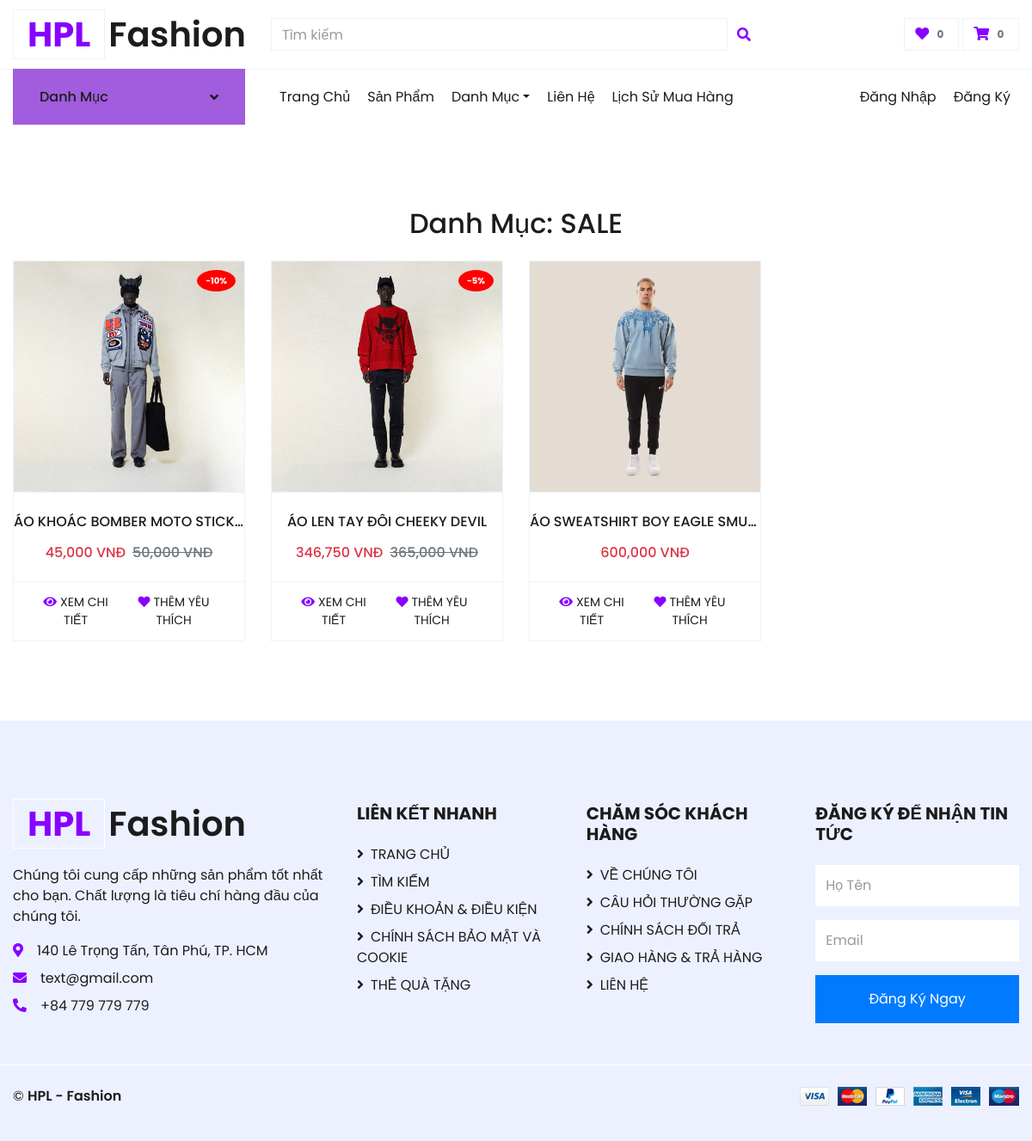
Screenshot of /views/collection.php?category_id=1 with the database file from the repository.
### tables this page shows
CREATE TABLE `categories` (
  `category_id` int NOT NULL,
  `category_name` varchar(255) NOT NULL,
  `category_image` varchar(250) NOT NULL
);

CREATE TABLE `products` (
  `product_id` int NOT NULL,
  `product_name` varchar(255) NOT NULL,
  `price` int NOT NULL,
  `category_id` int DEFAULT NULL,
  `image` varchar(255) DEFAULT NULL,
  `image2` varchar(255) DEFAULT NULL,
  `image3` varchar(255) DEFAULT NULL,
  `description` varchar(255) DEFAULT NULL,
  `type` varchar(50) DEFAULT NULL,
  `size` text,
  `discount` int DEFAULT '0'
);

### config/Database.php (called while the page is built, shortened)
<?php
class Database {
    private static $servername = "localhost";
    private static $username = "root";
    private static $password = "";
    private static $dbname = "shopthoitrang";
    private static $conn = null;
    public static function getConnection() {
        if (self::$conn === null) {
            self::$conn = new mysqli(self::$servername, self::$username, self::$password, self::$dbname);
        }
        return self::$conn;
    }
    public static function query($sql) {
        $conn = self::getConnection();
        return $conn->query($sql);
    }
}
?>

### views/collection.php (the view, shortened to what this page needs)
<?php
include('../config/database.php');
$category_id = isset($_GET['category_id']) ? (int)$_GET['category_id'] : 0;
$category_query = Database::query("SELECT category_name FROM categories WHERE category_id = $category_id");
$category = $category_query->fetch_array();
$category_name = $category['category_name'];
$product_query = Database::query("SELECT * FROM products WHERE category_id = $category_id");
?>
<!DOCTYPE html>
<html lang="en">
<head>
    <link href="https://cdnjs.cloudflare.com/ajax/libs/font-awesome/5.10.0/css/all.min.css" rel="stylesheet">
    <link href="lib/owlcarousel/assets/owl.carousel.min.css" rel="stylesheet">
    <link href="../css/style.css" rel="stylesheet">
</head>
<body>
    <?php include '../includes/header.php'; ?>
    <div class="container-fluid pt-5">
        <h2 class="text-center mb-4">Danh Mục: <?= $category_name ?></h2>
        <div class="row px-xl-5 pb-3">
            <?php if ($product_query->num_rows > 0): ?>
                <?php while ($product = $product_query->fetch_assoc()): ?>
                    <div class="col-lg-3 col-md-6 col-sm-12 pb-1">
                        <div class="card product-item border-0 mb-4">
                            <div class="card-header product-img position-relative overflow-hidden bg-transparent border p-0">
                                <?php $imagePath = (substr($product['image'], 0, 4) == 'http') ? $product['image'] : '../assets/img_product/' . $product['image']; ?>
                                <img class="img-fluid w-100" src="<?= $imagePath ?>" alt="<?= $product['product_name'] ?>">
                                <?php if ($product['discount'] > 0): ?>
                                    <div class="discount-badge position-absolute">
                                        -<?= $product['discount'] ?>%
                                    </div>
                                <?php endif; ?>
                            </div>
                            <div class="card-body border-left border-right text-center p-0 pt-4 pb-3">
                                <h6 class="text-truncate mb-3"><?= $product['product_name'] ?></h6>
                                <div class="d-flex justify-content-center">
                                    <?php
                                    $discount = $product['discount'];
                                    $discounted_price = $product['price'] * (1 - $discount / 100);
                                    ?>
                                    <h6 class="text-danger"><?= number_format($discounted_price) ?> VNĐ</h6>
                                    <?php if ($discount > 0): ?>
                                        <h6 class="text-muted ml-2"><del><?= number_format($product['price']) ?> VNĐ</del></h6>
                                    <?php endif; ?>
                                </div>
                            </div>
                            <div class="card-footer d-flex justify-content-between bg-light border">
                                <a href="detail.php?id=<?= $product['product_id'] ?>" class="btn btn-sm text-dark p-0">
                                    <i class="fas fa-eye text-primary mr-1"></i>XEM CHI TIẾT
                                </a>
                                <form method="POST" action="" class="d-flex align-items-center">
                                    <button type="submit" name="add_to_favorites" class="btn btn-sm text-dark p-0 bg-white">
                                        <i class="fas fa-heart text-primary mr-1"></i>THÊM YÊU THÍCH
                                    </button>
                                </form>
                            </div>
                        </div>
                    </div>
                <?php endwhile; ?>
            <?php else: ?>
                <p class="text-center">Không có sản phẩm nào trong danh mục này.</p>
            <?php endif; ?>
        </div>
    </div>
    <?php include '../includes/footer.php'; ?>
</body>
</html>

### views/collection.php (style rules this page uses)
.discount-badge { top: 10px; right: 10px; background-color: red; color: white; font-size: 10px; font-weight: bold; padding: 5px 10px; border-radius: 50%; z-index: 10; }

### rows the page displays
categories: category_name "SALE"
products: image (picture), discount "10", product_name "ÁO KHOÁC BOMBER MOTO STICK…", discounted_price "45,000", price "50,000"
products: image (picture), discount "5", product_name "ÁO LEN TAY ĐÔI CHEEKY DEVIL", discounted_price "346,750", price "365,000"
products: image (picture), product_name "ÁO SWEATSHIRT BOY EAGLE SMU…", discounted_price "600,000"

### other values shown
$favorite_count "0"
$cart_count "0"
